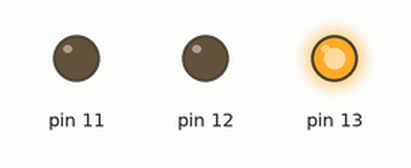
A sketch run on a simulated Arduino Uno, built with avr-gcc and run on an emulated ATmega328P. Parts: output pins drawn as LEDs (lit = HIGH).

Above: at 0.2 s.
At 1.2 s:
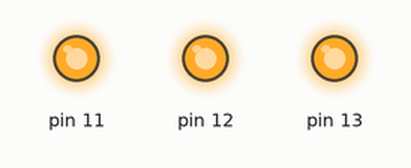
At 1.7 s:
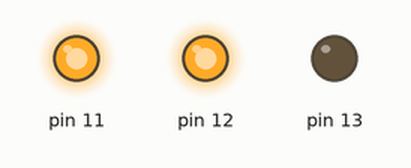
At 2.2 s:
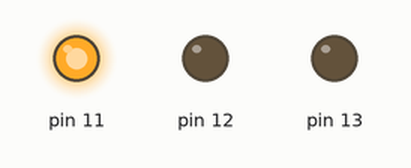
At 3.7 s:
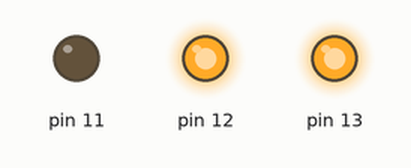
At 5.7 s:
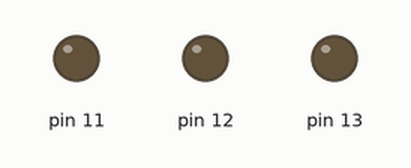
Timing chart, 0 to 6.9 s (numbered marks = the images above):
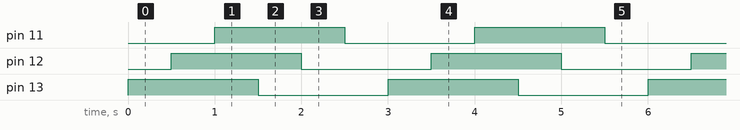

The sketch:

led-101.ino
```cpp
void setup() {
  // 11-13 pini aktif et
  pinMode(13, OUTPUT);
  pinMode(12, OUTPUT);
  pinMode(11, OUTPUT);
}

void loop() {
//önce hepsini sırayla yak
  digitalWrite(13, HIGH);
  delay(500);
  digitalWrite(12, HIGH);
  delay(500);
  digitalWrite(11, HIGH);
  delay(500);
  //sonra hepsini sırayla söndür
  digitalWrite(13, LOW);
  delay(500);
  digitalWrite(12, LOW);
  delay(500);
  digitalWrite(11, LOW);
  delay(500);
}
```

Measured:
- by itself, pin 11–13: alternates HIGH for 1.5 s and LOW for 1.5 s
- by itself, everything shown: repeats every 3.0 s, in 6 steps
